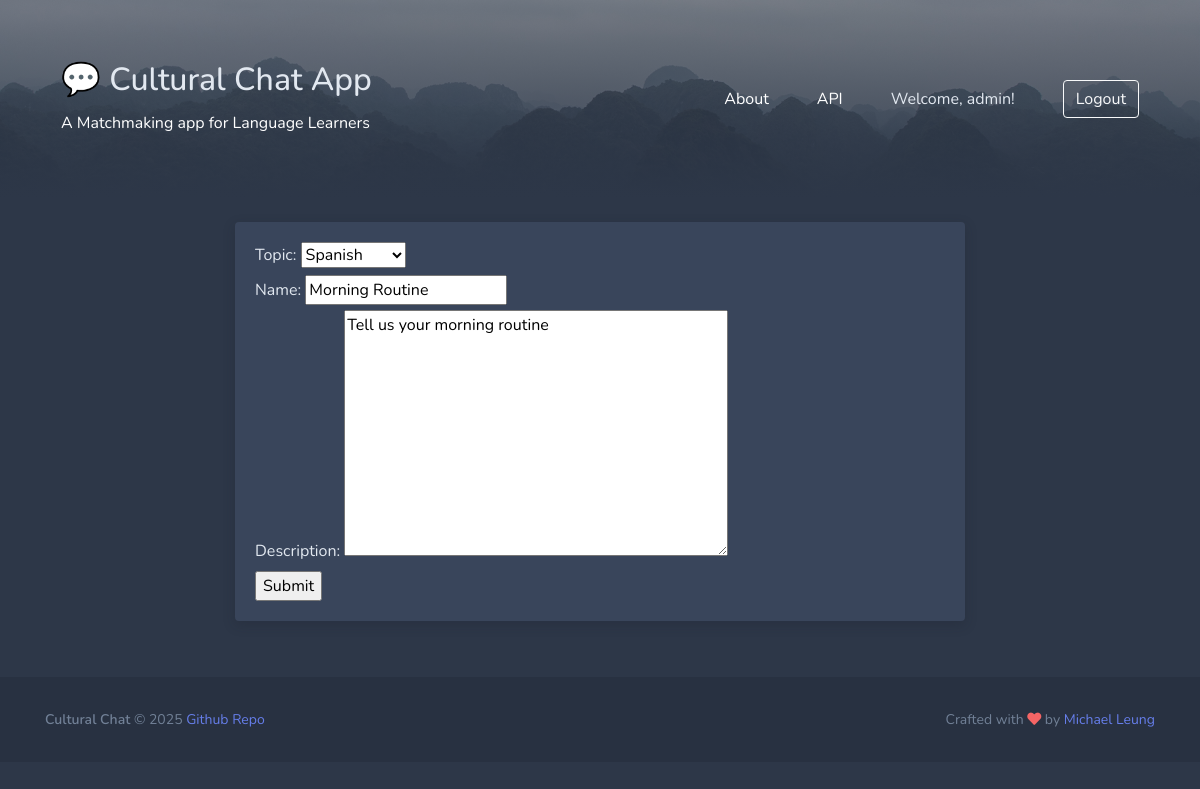
The app's page /update-room/10/ (signed in) with its own data.
### chatapp/models.py (models this page shows, shortened)
class Room(models.Model):
    host = models.ForeignKey(User, on_delete=models.SET_NULL, null=True)
    topic = models.ForeignKey(Topic, on_delete=models.SET_NULL, null=True)
    name = models.CharField(max_length=200)
    description = models.TextField(null=True, blank=True)
    participants = models.ManyToManyField(User, related_name='participants', blank=True)
    updated = models.DateTimeField(auto_now=True)
    created = models.DateTimeField(auto_now_add=True)
    class Meta:
        ordering = ['-updated', '-created']

class Topic(models.Model):
    name = models.CharField(max_length=200)
    def __str__(self):
        return self.name

### chatapp/views.py (the view)
# urls.py: path('update-room/<str:pk>/', views.updateRoom, name="update-room"),
@login_required(login_url='login')
def updateRoom(request, pk):
    room = Room.objects.get(id=pk)
    form = RoomForm(instance=room)
    if request.user != room.host :
        return HttpResponse('You are not allowed on this page')
    if request.method == 'POST':
        form = RoomForm(request.POST, instance=room)
        if form.is_valid():
            form.save()
            return redirect('home')
    context = {'form': form}
    return render(request, 'chatapp/room_form.html', context)

### chatapp/forms.py
class RoomForm(ModelForm):
    class Meta:
        model = Room
        fields = '__all__'
        exclude = ['host', 'participants']

### chatapp/templates/chatapp/room_form.html (shortened to what this page needs)
{% extends 'main.html' %} {% block content %}
<div class="container py-4">
  <div class="row">
    <div class="col-md-8 offset-2">
      <div class="block">
        <div class="block-content">
          <form method="POST" action="">
            {{ form }}
            <input type="submit" value="Submit" />
          </form>
        </div>
      </div>
    </div>
  </div>
</div>
{% endblock content %}

### templates/header.html (shortened to what this page needs)
{% load static %}
<div class="bg-image">
  <div class="bg-image-overlay pt-5 py-md-5">
    <nav class="container navbar bg-body-tertiary">
      <div class="container-fluid">
        <a class="navbar-brand text-white" href="/">
          <h2>💬 Cultural Chat App</h2>
          <small>A Matchmaking app for Language Learners</small>
        </a>
        <div class="d-flex align-items-center">
          <a class="text-white mr-5" href="{% url 'about' %}">About</a>
          <a class="text-white mr-5" target="_blank" href="api/rooms/">API</a>
          {% if request.user.is_authenticated %}
          <span class="mr-5">Welcome, {{ request.user.username }}!</span>
          <a href="{% url 'logout' %}" class="btn btn-outline-light me-2">
            Logout
          </a>
          {% endif %}
        </div>
      </div>
    </nav>
  </div>
</div>

### static/styles/main.css (style rules this page uses)
html, body { font-family: 'Nunito'; background: #2d3748; color: #e2e8f0; }
h1, h2, h3, h4, h5, h6, .h1, .h2, .h3, .h4, .h5, .h6 { font-family: 'Nunito'; color: #e2e8f0; }
a, .btn.btn-link { color: #667eea; }
a, a:focus, a:hover, .btn.btn-link { text-decoration: none; }
.bg-image { background-position: 50% 0%; background-size: cover; background-image: url('/static/images/bg-header.jpg'); }
.bg-image-overlay { background: #2d3748; background: linear-gradient(0deg, #2d3748 0%, rgba(45, 55, 72, 0.5) 100%); }
.block { display: block; margin-bottom: 2rem; background-color: #39455b; border-radius: .25rem; box-shadow: 0 0.25rem 0.75rem rgba(26, 32, 44, 0.25); transition: box-shadow .12s ease-out; }
.block .block-content { padding: 1.25rem; }
.block .block-content:first-child { border-top-right-radius: .25rem; border-top-left-radius: .25rem; }
.block .block-content:last-child { border-bottom-right-radius: .25rem; border-bottom-left-radius: .25rem; }

### records on screen
Room: topic "Spanish", description "Tell us your morning routine"
Topic: name "Morning Routine"

### other values on screen
{{ request.user.username }} "admin"
